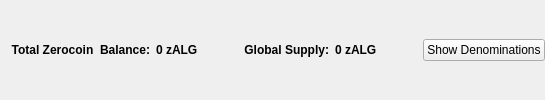
                       <widget class="QFrame" name="balanceSupplyFrame">
                        <layout class="QHBoxLayout" name="horizontalLayout_2" stretch="0,0,0,1,0">
                         <property name="rightMargin">
                          <number>0</number>
                         </property>
                         <item>
                          <layout class="QHBoxLayout" name="horizontalLayout_34">
                           <item>
                            <widget class="QLabel" name="labelzAvailableText_3">
                             <property name="font">
                              <font>
                               <weight>75</weight>
                               <bold>true</bold>
                              </font>
                             </property>
                             <property name="toolTip">
                              <string>Total Balance including unconfirmed and immature zALG</string>
                             </property>
                             <property name="text">
                              <string>Total Zerocoin  Balance:</string>
                             </property>
                             <property name="alignment">
                              <set>Qt::AlignRight|Qt::AlignTrailing|Qt::AlignVCenter</set>
                             </property>
                            </widget>
                           </item>
                           <item>
                            <widget class="QLabel" name="labelzAvailableAmount_4">
                             <property name="minimumSize">
                              <size>
                               <width>40</width>
                               <height>0</height>
                              </size>
                             </property>
                             <property name="font">
                              <font>
                               <weight>75</weight>
                               <bold>true</bold>
                              </font>
                             </property>
                             <property name="toolTip">
                              <string>Total Balance including unconfirmed and immature zALG</string>
                             </property>
                             <property name="text">
                              <string>0 zALG</string>
                             </property>
                             <property name="alignment">
                              <set>Qt::AlignLeading|Qt::AlignLeft|Qt::AlignVCenter</set>
                             </property>
                            </widget>
                           </item>
                          </layout>
                         </item>
                         <item>
                          <spacer name="horizontalSpacer_32">
                           <property name="orientation">
                            <enum>Qt::Horizontal</enum>
                           </property>
                           <property name="sizeHint" stdset="0">
                            <size>
                             <width>40</width>
                             <height>20</height>
                            </size>
                           </property>
                          </spacer>
                         </item>
                         <item>
                          <layout class="QHBoxLayout" name="horizontalLayout_35">
                           <item>
                            <widget class="QLabel" name="labelZsupplyText_2">
                             <property name="font">
                              <font>
                               <weight>75</weight>
                               <bold>true</bold>
                              </font>
                             </property>
                             <property name="text">
                              <string>Global Supply:</string>
                             </property>
                             <property name="alignment">
                              <set>Qt::AlignRight|Qt::AlignTrailing|Qt::AlignVCenter</set>
                             </property>
                            </widget>
                           </item>
                           <item>
                            <widget class="QLabel" name="labelZsupplyAmount_2">
                             <property name="font">
                              <font>
                               <weight>75</weight>
                               <bold>true</bold>
                              </font>
                             </property>
                             <property name="text">
                              <string>0 zALG</string>
                             </property>
                            </widget>
                           </item>
                          </layout>
                         </item>
                         <item>
                          <spacer name="horizontalSpacer_31">
                           <property name="orientation">
                            <enum>Qt::Horizontal</enum>
                           </property>
                           <property name="sizeHint" stdset="0">
                            <size>
                             <width>40</width>
                             <height>20</height>
                            </size>
                           </property>
                          </spacer>
                         </item>
                         <item>
                          <widget class="QPushButton" name="pushButtonShowDenoms">
                           <property name="toolTip">
                            <string>Show zALG denominations list</string>
                           </property>
                           <property name="text">
                            <string>Show Denominations</string>
                           </property>
                          </widget>
                         </item>
                        </layout>
                       </widget>
